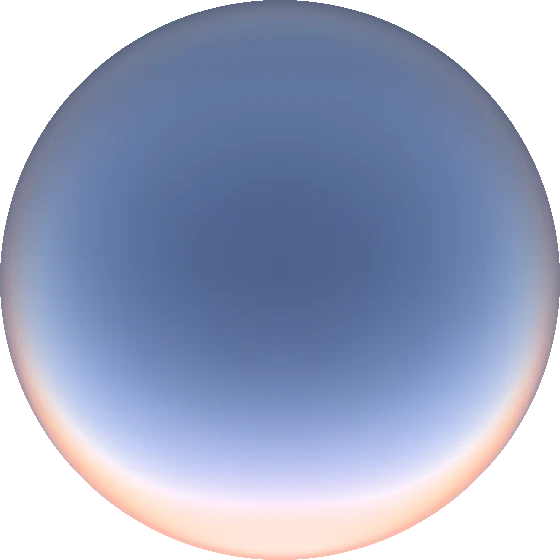
#> input picture sessions/2026-10-05-blue-hour/img/dome_300.webp, 560 x 560 px, given in place of thumb_raw.png, which was not available
$ python make_thumb.py ../2026-10-05-blue-hour/img
#> lines starting #> are read from the running program, lines starting #| are printed output that depends on the picture
"""thumb.html -> thumb.png (560 px, 256-colour palette so the lamp colours survive)."""
import os
import subprocess
import sys
import pathlib
from PIL import Image

HERE = pathlib.Path(__file__).parent
scratch = pathlib.Path(sys.argv[1] if len(sys.argv) > 1 else "/tmp")
raw = scratch / "thumb_raw.png"
chrome = "/Applications/Google Chrome.app/Contents/MacOS/Google Chrome"
subprocess.run(["timeout", "40", chrome, "--headless=new", "--disable-gpu", "--hide-scrollbars",
                f"--user-data-dir={scratch}/chrome", "--window-size=560,560", "--virtual-time-budget=8000",
                f"--screenshot={raw}", f"file://{HERE}/thumb.html"], capture_output=True)
subprocess.run(["pkill", "-f", f"{scratch}/chrome"])
im = Image.open(raw).convert("RGB").crop((0, 0, 560, 560))
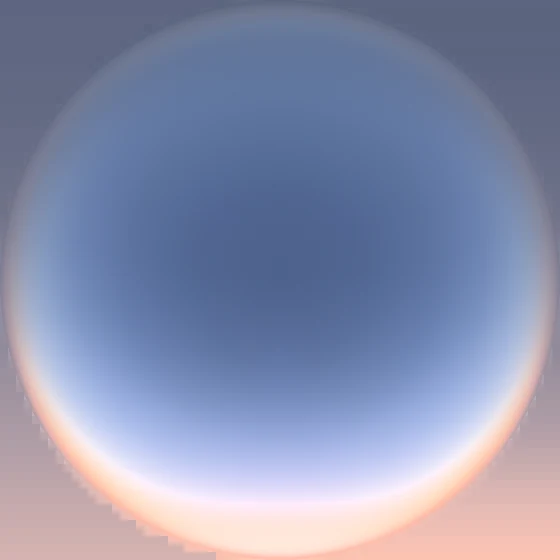
#> im: PIL image 560x560 RGB; mean R, G, B 136, 143.4, 173.5
im.quantize(colors=256, method=Image.Quantize.FASTOCTREE, dither=Image.Dither.NONE).save(HERE / "thumb.png", optimize=True)
print(os.path.getsize(HERE / "thumb.png") // 1024, "KB")

$ run again, on sessions/2026-10-05-blue-hour/img/pano_0_+01.5.webp
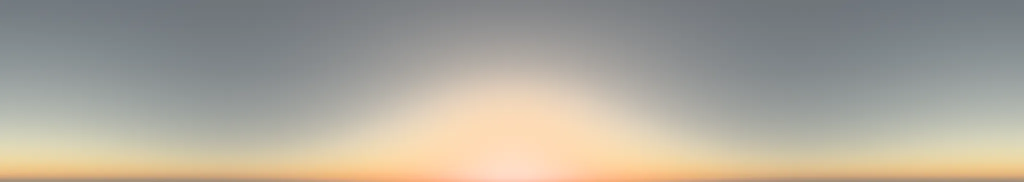
#> input picture sessions/2026-10-05-blue-hour/img/pano_0_+01.5.webp, 2048 x 364 px, given in place of thumb_raw.png, which was not available (shown at 1/2 size)
#> `im = Image.open(raw).convert("RGB").crop((0, 0, 560, 560))`:
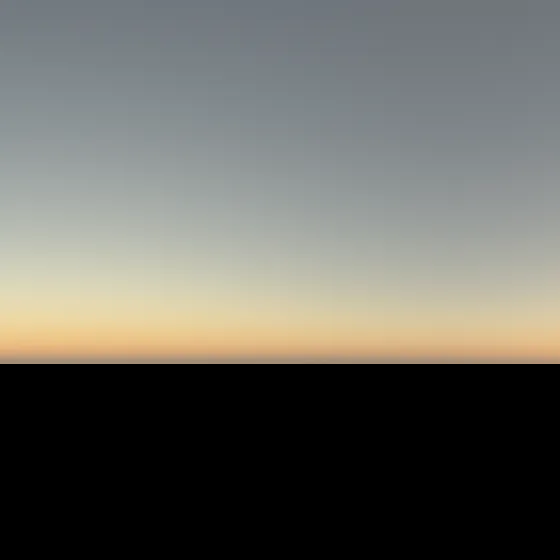
#> im: PIL image 560x560 RGB; mean R, G, B 103.4, 103.2, 97.1
